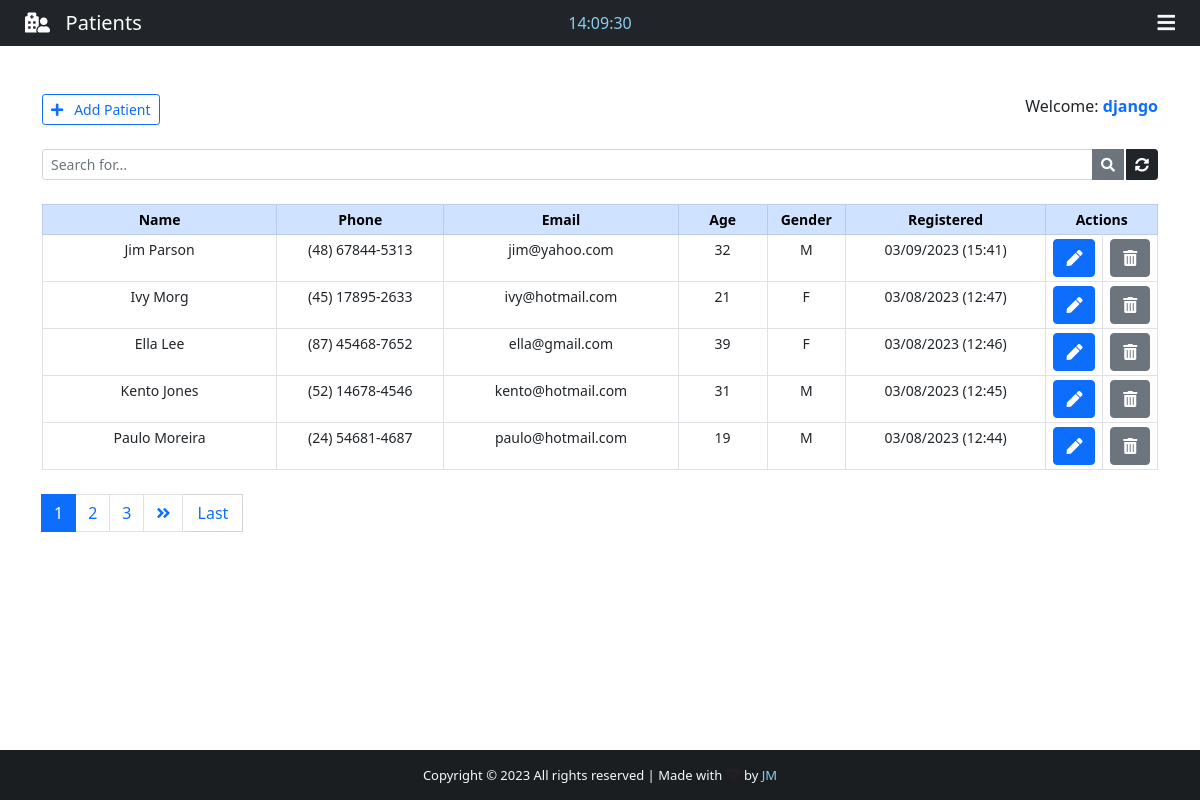
The app's page /backend/ (signed in) with its own data.
### App/models.py (models this page shows, shortened)
class Patient(models.Model):
    GENDER = (
        ('M', 'M'),
        ('F', 'F'),
    )
    id = models.IntegerField(primary_key=True)
    name = models.CharField(max_length=40)
    phone = models.CharField(max_length=20)
    email = models.CharField(max_length=40)
    age = models.CharField(max_length=3)
    gender = models.CharField(max_length=1, null=True, choices=GENDER)
    note = models.TextField(blank=True)
    created_at = models.DateTimeField(auto_now_add=True)

### App/views.py (the view)
# urls.py: path('backend/', views.backend, name="backend"),
@cache_control(no_cache=True, must_revalidade=True, no_store=True)
@login_required(login_url="login")
def backend(request):
    if 'q' in request.GET:
        q = request.GET['q']
        all_patient_list = Patient.objects.filter(
            Q(name__icontains=q) | Q(phone__icontains=q) | Q(email__icontains=q) | Q(
                age__icontains=q) | Q(gender__icontains=q) | Q(note__icontains=q)
        ).order_by('-created_at')
    else:
        all_patient_list = Patient.objects.all().order_by('-created_at')
    paginator = Paginator(all_patient_list, 5)
    page = request.GET.get('page')
    all_patient = paginator.get_page(page)
    total = Patient.objects.all().count()
    return render(request, "backend.html", {"patients": all_patient, 'count': total})

### App/templates/backend.html (shortened to what this page needs)
{% extends 'base.html' %}
{% block nav-content %}
<i class="fas fa-hospital-user"></i>&nbsp;&nbsp; Patients
{% endblock nav-content %}
{% block time %}
<div class="col-sm">
<center>
    <span id="clock" style="color: #89cff0;"></span>
</center>
</div>
{% endblock time %}
{% block btn-nav %}
<div class="text-light" id="sidebar" data-bs-toggle="offcanvas" data-bs-target="#offcanvasRight" aria-controls="offcanvasRight">
    <i class="fas fa-bars"></i>
</div>
{% endblock btn-nav %}
{% block footer %} style="color: #89cff0; text-decoration: none;" {% endblock footer %}
{% block content %}
<div class="container">
    <br><br>
    <div class="d-flex justify-content-between">
        <a href="{% url 'add_patient' %}" id="Btn-add-desktop" class="btn btn-outline-primary btn-sm txt-sm"><i class="fas fa-plus"></i>&nbsp;&nbsp; Add Patient</a>
        <span class="txt-sm">
            Welcome: <strong><span class="text-primary">{{ user.get_username }}</span></strong>
        </span>
    </div>
    <form>
        <div class="input-group input-group-sm mb-3 mt-4">
            <input name="q" type="text" class="form-control" placeholder="Search for..." value="{{ request.GET.q }}">
            <button class="btn btn-secondary"><i class="fas fa-search"></i></button>
            <a href="{% url 'backend' %}" class="btn btn-dark" style="margin-left: 2px;"><i class="fas fa-sync-alt"></i></a>
        </div>
    </form>
    <center>
        <table class="table table-bordered table-sm mt-4" style="text-align: center; font-size: 14px;">
            <thead class="table-primary">
                <tr>
                    <th style="width: 21%;">Name</th>
                    <th style="width: 15%;">Phone</th>
                    <th style="width: 21%;">Email</th>
                    <th style="width: 8%;">Age</th>
                    <th style="width: 7%;">Gender</th>
                    <th style="width: 18%;">Registered</th>
                    {% if request.user.is_superuser %}
                    <th style="width: 10%;" colspan="2">Actions</th>
                    {% else %}
                    <th style="width: 10%;" colspan="2">Edit Patient</th>
                    {% endif %}
                </tr>
            </thead>
            {% for patient in patients %}
            <tr class="txt-sm" id="chk_td">
                <td data-label="Name" id="top-table">{{ patient.name }}</td>
                <td data-label="Phone" id="responsive-border">{{ patient.phone }}</td>
                <td data-label="Email" id="responsive-border">{{ patient.email }}</td>
                <td data-label="Age" id="responsive-border">{{ patient.age }}</td>
                <td data-label="Gender" id="responsive-border">{{ patient.gender }}</td>
                <td data-label="Resgistered" id="responsive-border">{{ patient.created_at | date:'m/d/Y (H:i)' }}</td>
                <td>
                    <a class="btn btn-primary btn-action" href="/patient/{{ patient.id }}" title="Edit patient">
                        <i class="fas fa-pen"></i>
                    </a>
                </td>
                {% if request.user.is_superuser %}
                <td>
                    <a class="btn btn-secondary btn-action" title="Delete patient" data-bs-toggle="modal" data-bs-target="#deleteModal{{ patient.pk }}">
                        <i class="fas fa-trash-alt"></i>
                    </a>
                </td>
                {% endif %}
            </tr>
            {% endfor %}
        </table>
    </center>
    <nav class="mt-4 txt-sm">
        {% if patients.has_other_pages %}
        <ul class="pagination justify-content-left">
            {% for i in patients.paginator.page_range %}
                {% if patients.number == i %}
                <li class="page-item active"><span class="page-link">{{ i }}</span></li>
                {% else %}
                <li class="page-item"><a class="page-link" href="?page={{ i }}">{{ i }}</a></li>
                {% endif %}
            {% endfor %}
            {% if patients.has_next %}
            <li class="page-item"><a class="page-link" href="?page={{ patients.next_page_number }}"><i class="fas fa-angle-double-right"></i></a></li>
            <a href="?page={{ patients.paginator.num_pages }}" class="btn btn-outline-primary mb-4" id="last" style="border-radius: 1px; border: 1px solid #d3d3d3; border-left: none;">Last</a>
            {% else %}
            <li class="page-item disabled"></li>
            {% endif %}
        </ul>
        {% endif %}
    </nav>
</div>
<br><br><br>
{% endblock content %}

### App/templates/base.html (shortened to what this page needs)
{% load static %}
<!DOCTYPE html>
<html lang="en">
<head>
    <link href="https://cdn.jsdelivr.net/npm/bootstrap@5.0.2/dist/css/bootstrap.min.css" rel="stylesheet">
    <link rel="stylesheet" href="https://use.fontawesome.com/releases/v5.15.4/css/all.css">
    <link href= {% static "css/style.css" %} rel="stylesheet">
</head>
<body>
    <div class="wrapper">
        <header>
            <nav class="navbar navbar-expand-lg navbar-dark bg-dark">
                <div class="col-sm">
                    <a class="navbar-brand flex-grow-1" id="nav-content">
                        {% block nav-content %}{% endblock nav-content %}
                    </a>
                </div>
                {% block time %} {% endblock time %}
                <div class="col-sm">
                    {% block btn-nav %}{% endblock btn-nav %}
                </div>
            </nav>
        </header>
        {% block content %}{% endblock content %}
    </div>
    <footer class="bg-dark text-center text-lg-start text-light" id="footer">
        <div class="text-center p-3" style="background-color: rgba(0, 0, 0, 0.2);">
            Copyright &copy; {% now "Y" %} <span id="all-rights">All rights reserved</span> | Made with
            <i class="text-danger fas fa-heartbeat blink_me" style="font-size: 15px;"></i> by
            <a href="#" target="_blank" {% block footer %} style="color: #0dcaf0; text-decoration: none;" {% endblock footer %}>JM</a>
        </div>
    </footer>
</body>
</html>

### App/static/css/style.css (style rules this page uses)
html, body { height: 100%; margin: 0; max-width: 100%; overflow: hidden; }
#nav-content { text-align: center; color: #fff; margin-left: 25px; }
#sidebar, #front-nav-icon { float: right; margin-right: 25px; cursor: pointer; font-size: 20px; }
.wrapper { min-height: 100%; margin-bottom: -50px; }
#footer, .push { height: 50px; font-size: 13px; }
#first, #last { width: 60px; }

### records on screen
Patient: name "Jim Parson", phone "(48) 67844-5313", email "jim@yahoo.com", age "32", gender "M", created_at "03/09/2023 (15:41)"
Patient: name "Ivy Morg", phone "(45) 17895-2633", email "ivy@hotmail.com", age "21", gender "F", created_at "03/08/2023 (12:47)"
Patient: name "Ella Lee", phone "(87) 45468-7652", email "ella@gmail.com", age "39", gender "F", created_at "03/08/2023 (12:46)"
Patient: name "Kento Jones", phone "(52) 14678-4546", email "kento@hotmail.com", age "31", gender "M", created_at "03/08/2023 (12:45)"
Patient: name "Paulo Moreira", phone "(24) 54681-4687", email "paulo@hotmail.com", age "19", gender "M", created_at "03/08/2023 (12:44)"

### other values on screen
{{ user.get_username }} "django"
{{ i }} "1"
{{ i }} "2" "3"
